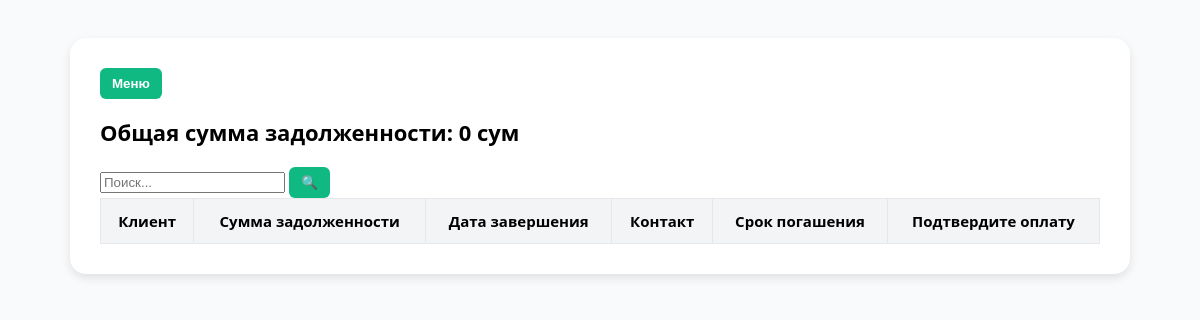
Page /debt/ (signed in) on the earlier database version.
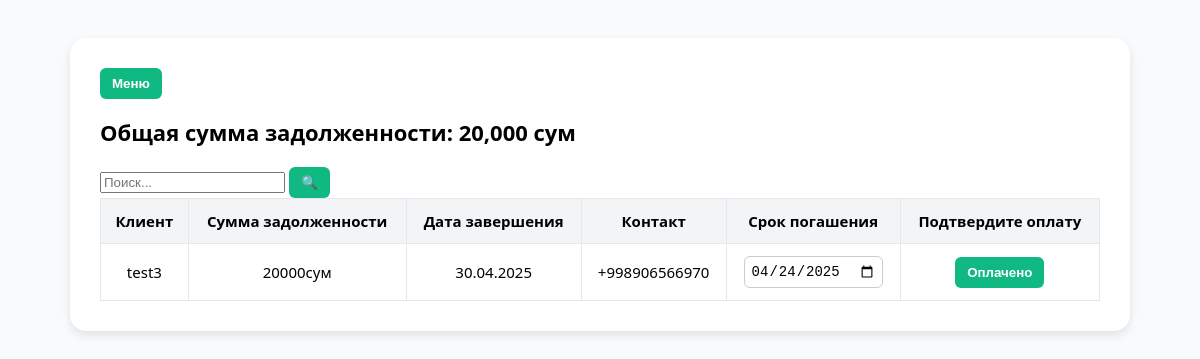
Same page on the later database version.
### backend/models.py (models this page shows, shortened)
class Orders(models.Model):
    Stage_CHOICES = [
        ("accepted", "Принят"),  # Accepted / Received
        ("design", "Проектирование"),  # Project Design / Planning
        ("technologist", "Технолог"),  # Technologist Stage
        ("manufacturing", "Производство"),  # Manufacturing
        ("assembly", "Сборка"),  # Assembly
        ("delivery", "Доставка"),  # Delivery
        ("order_ready", "Заказ готов"),  # Order Ready
        ("finished", "Завершён"),  # Fully Completed / Finished
    ]
    Social_CHOICES = [
        ("social", "Социальные сети"),
        ("cold_calls", "Холодные звонки"),
        ("word_of_mouth", "Сарафанное радио"),
    ]
    Stage_pod_CHOICES = [
        ("rezka","Резка"),
        ("svarka", "Сварка"),
        ("fill", "Покраска"),
        ("print", "Печать"),
    ]
    client=models.CharField(max_length=250)
    adress=models.CharField(max_length=250)
    order_sum=models.DecimalField(max_digits=10, decimal_places=2,default=0)
    order_predoplata=models.DecimalField(max_digits=10, decimal_places=2,default=0)
    description=models.TextField()
    phone=models.CharField(max_length=50)
    social=models.CharField(max_length=20, choices=Social_CHOICES)
    stage = models.CharField(max_length=20, choices=Stage_CHOICES)
    add_order=models.DateField()
    complete_order=models.DateField()
    rezka=models.BooleanField(default=False)
    svarka=models.BooleanField(default=False)
    fill=models.BooleanField(default=False)
    print=models.BooleanField(default=False)
    stage_pod=models.CharField(max_length=20, choices=Stage_pod_CHOICES,default="rezka")
    payment_data=models.DateField(null=True)
    complete_date=models.DateField(null=True)

### backend/views.py (the view, shortened to what this page needs)
# urls.py: path('debt/',views.Debt.as_view(),name='debt'),
class Debt(LoginRequiredMixin,TemplateView):
   template_name = 'debt.html'
   login_url = reverse_lazy('login')
   def get_context_data(self, *, object_list=None, **kwargs):
      context = super().get_context_data(**kwargs)
      search=self.request.GET.get("search")
      query=Orders.objects.filter(stage='order_ready')
      if search:
         query=query.filter(client__icontains=search)
      context['total_sum']=query.aggregate(total_sum=Sum(F('order_sum') - F('order_predoplata')))['total_sum'] or 0
      context['order']=query.values('client','complete_order','phone','payment_data','pk').annotate(dolg=F('order_sum') - F('order_predoplata'))
      return context

### backend/templates/debt.html (shortened to what this page needs)
{% load humanize %}
<!DOCTYPE html>
<html lang="ru">
<head>
</head>
<body>
<div class="container">
   <button class="btn add-btn"  onclick="window.location.href='{% url 'dashboard' %}'">Меню</button>
  <h2>Общая сумма задолженности: <span id="total-debt">{{total_sum|intcomma}} сум</span></h2>
  <form action="" method="GET">
  <div class="flex w-full max-w-md mx-auto mb-4">
  <input type="text" name="search" placeholder="Поиск..." class="flex-grow px-4 py-2 border border-gray-300 rounded-l-2xl focus:outline-none focus:ring-2 focus:ring-blue-400">
  <button type="submit"
          class="bg-blue-500 text-white px-4 py-2 rounded-r-2xl hover:bg-blue-600 transition">
    🔍
  </button>
    </form>
</div>
  <table id="debt-table">
    <thead>
      <tr>
        <th>Клиент</th>
        <th>Сумма задолженности</th>
        <th>Дата завершения</th>
        <th>Контакт</th>
        <th>Срок погашения</th>
        <th>Подтвердите оплату</th>
      </tr>
    </thead>
    <tbody>
    {% for item in order %}
      <tr data-id="{{item.pk}}">
        <td>{{item.client}}</td>
        <td>{{item.dolg}}сум</td>
        <td>{{item.complete_order|date:"d.m.Y"}}</td>
        <td>{{item.phone}}</td>
        <td><input type="date" value="{{ item.payment_data|date:'Y-m-d' }}" onchange="updateDate({{ item.pk }}, this.value)"></td>
        <td><button onclick="confirmPayment({{item.pk}})">Оплачено</button></td>
      </tr>
    {% endfor %}
    </tbody>
  </table>
</body>
</html>

Differences in the rows shown:
now on this page (row edited): Orders: client "test3", dolg "20000", complete_order "30.04.2025", phone "+998906566970", payment_data "04/24/2025"
Other differences:
{{ total_sum|intcomma }}: "0" → "20,000"
